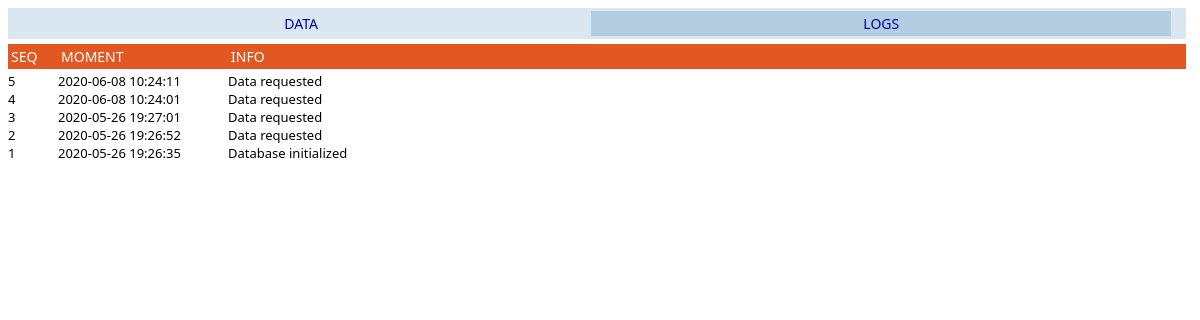
The app's page /log with its own data.
### tables this page shows
CREATE TABLE log (        [sequencial] INTEGER PRIMARY KEY AUTOINCREMENT,         [moment] TIMESTAMP DEFAULT (datetime('now', 'localtime')),         [info] BLOB);

### web_application.py (the view)
@app.route('/log')
def log():
    try:
        conn = sqlite3.connect(cfg.sqlite3_db_file)
        cursor = conn.cursor()
    except Error as e:
        log.critical("SQLite3 on {} error: {}".format(cfg.sqlite3_db_file, e))
        return 2
    query = "SELECT * FROM log ORDER BY sequencial DESC"
    cursor.execute(query)
    data = cursor.fetchall()
    conn.close()
    return render_template("log.html", data=data)

### templates/log.html (shortened to what this page needs)
<html>
<head>
</head>
<body>
    <div class="menu" style="clear: both; display: table;">
        <a href="list"><div style="float: left; Xborder-color: #b5cde1;">DATA</div></a>
        <div style="float: left; background: #b5cde1;">LOGS</div></a>
    </div>
    <div class="list_row list_header" style="clear: both; display: table;">
        <div style="float: left; width: 50px;">seq</div>
        <div style="float: left;">moment</div>
        <div style="float: left;">info</div>
    </div>
    {% for row in data %}
    <div class="list_row" style="clear: both; display: table;">
        <div style="float: left; width: 50px;">{{row[0]}}</div>
        <div style="float: left;">{{row[1]}}</div>
        <div style="float: left;">{{row[2]}}</div>
    </div>{% endfor %}
</body>
</html>

### templates/header.html (style rules this page uses)
body { font-family: Calibri, 'Calibri', Candara, Segoe, "Segoe UI", Optima, Arial, sans-serif; font-size: 13px; }
.menu { width: 99%; padding: 3px; margin-bottom: 3px; background: #dae6f0; font-size: 14px; text-align: center; color: #009; }
.menu div { width: 49.5%; padding: 3px 0; background-color: #b5cde1; }
.menu a { width: 49.5%; text-decoration: none; border: 0; }
.menu a div { width: 49.5%; background-color: #dae6f0; }
a:link, a:visited { color: #009; }
.list_row { width: 99%; }
.list_row > div { width: 25%; max-width: 170px; }
.list_header { padding: 3px; margin: 5px 0 3px 0; background: #e25822; text-transform: uppercase; font-size: 14px; color: #fff; }

### records on screen
log: sequencial "5", moment "2020-06-08 10:24:11", info "Data requested"
log: sequencial "4", moment "2020-06-08 10:24:01", info "Data requested"
log: sequencial "3", moment "2020-05-26 19:27:01", info "Data requested"
log: sequencial "2", moment "2020-05-26 19:26:52", info "Data requested"
log: sequencial "1", moment "2020-05-26 19:26:35", info "Database initialized"
